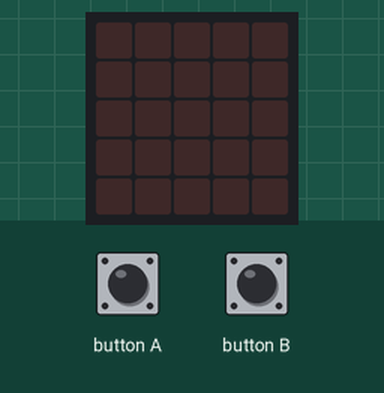
Bench run of a program on a simulated BBC micro:bit (MakeCode). Parts: the board's 5×5 LED display. Inputs (shaded band) come from the test bench.

Above: at 1.2 s.
1.3 s: button B pressed for 0.15 s
At 1.65 s:
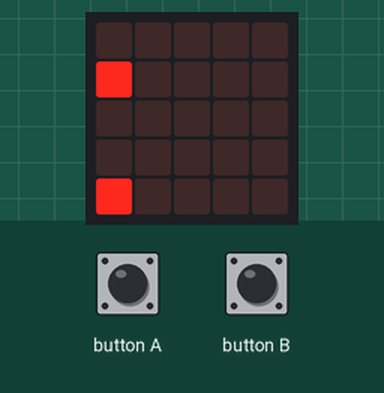
At 3.9 s:
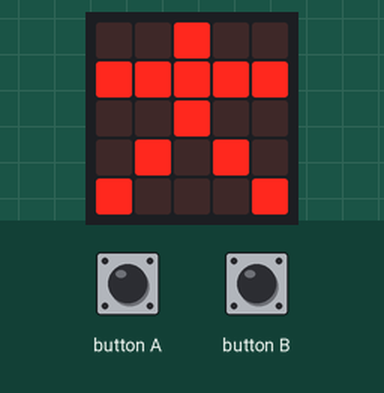
Timing chart, 0 to 5.4 s (numbered marks = the images above; inputs shaded):
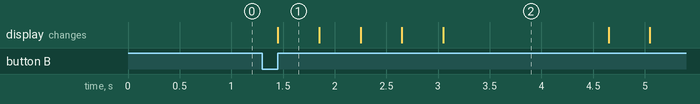

Measured:
- after the input at 1.3 s, the display: changes after 0.15 s (image 1)
- what the display in image 1 shows lasts 0.4 s, from 1.5 s to 1.9 s

The program:

main.ts
```typescript
input.onButtonPressed(Button.A, function () {

})
input.onButtonPressed(Button.B, function () {
    basic.showLeds(`
        . . . . .
        # . . . .
        . . . . .
        . . . . .
        # . . . .
        `)
    basic.showLeds(`
        . . . . .
        # # . . .
        . . . . .
        . # . . .
        # . . . .
        `)
    basic.showLeds(`
        . . # . .
        # # # . .
        . . # . .
        . # . . .
        # . . . .
        `)
    basic.showLeds(`
        . . # . .
        # # # # .
        . . # . .
        . # . # .
        # . . . .
        `)
    basic.showLeds(`
        . . # . .
        # # # # #
        . . # . .
        . # . # .
        # . . . #
        `)
    basic.showLeds(`
        . . # . .
        # # # # #
        . . # . .
        . # . # .
        # . . . #
        `)
    for (let index = 0; index < 4; index++) {
        basic.showLeds(`
            . . # . .
            # # # # #
            . . # . .
            . # . # .
            # . . . #
            `)
        basic.showLeds(`
            . . # . .
            # # # # #
            . . # . .
            . # . # .
            # . . . #
            `)
        basic.showLeds(`
            # . # . #
            . # # # .
            . . # . .
            . # . # .
            # . . . #
            `)
        basic.showLeds(`
            . . # . .
            . # # # .
            # . # . #
            . # . # .
            # . . . #
            `)
        basic.showLeds(`
            . . # . .
            # # # # #
            . . # . .
            . # . # .
            # . . . #
            `)
        basic.showLeds(`
            # . # . #
            . # # # .
            . . # . .
            . # . # .
            # . . . #
            `)
        basic.showLeds(`
            . . # . .
            # # # # #
            . . # . .
            . # . # .
            # . . . #
            `)
        basic.showLeds(`
            # . # . .
            . # # # .
            . . # . #
            . # . # .
            # . . . #
            `)
        basic.showLeds(`
            . . # . #
            . # # # .
            # . # . .
            . # . # .
            # . . . #
            `)
        basic.showLeds(`
            # . # . .
            . # # # .
            . . # . #
            . # . # .
            # . . . #
            `)
        basic.showLeds(`
            . . # . #
            . # # # .
            # . # . .
            . # . # .
            # . . . #
            `)
        basic.showLeds(`
            # . # . #
            . # # # .
            . . # . .
            # # . # .
            . . . . #
            `)
        basic.showLeds(`
            # . # . #
            . # # # .
            . . # . .
            . # . # #
            # . . . .
            `)
        basic.showLeds(`
            # . # . #
            . # # # .
            . . # . .
            # # . # .
            . . . . #
            `)
        basic.showLeds(`
            # . # . #
            . # # # .
            . . # . .
            . # . # #
            # . . . .
            `)
        basic.showLeds(`
            # . # . #
            . # # # .
            . . # . .
            . # . # .
            # . . . #
            `)
    }
    basic.showLeds(`
        . . # . .
        # # # # #
        . . # . .
        . # . # .
        # . . . #
        `)
    basic.showLeds(`
        . . . # .
        . # # # #
        . . . # .
        . . # . .
        . # . . .
        `)
    basic.showLeds(`
        . . . . #
        . . # # #
        . . . . #
        . . . # .
        . . # . .
        `)
    basic.showLeds(`
        . . . . .
        . . . # #
        . . . . .
        . . . . #
        . . . # .
        `)
    basic.showLeds(`
        . . . . .
        . . . . #
        . . . . .
        . . . . .
        . . . . #
        `)
    basic.showLeds(`
        . . . . .
        . . . . .
        . . . . .
        . . . . .
        . . . . .
        `)
})
```

test.ts
```typescript
// Tady jsou testy. Při použití tohoto balíčku jako rozšíření nebude zkompilováno.
```
